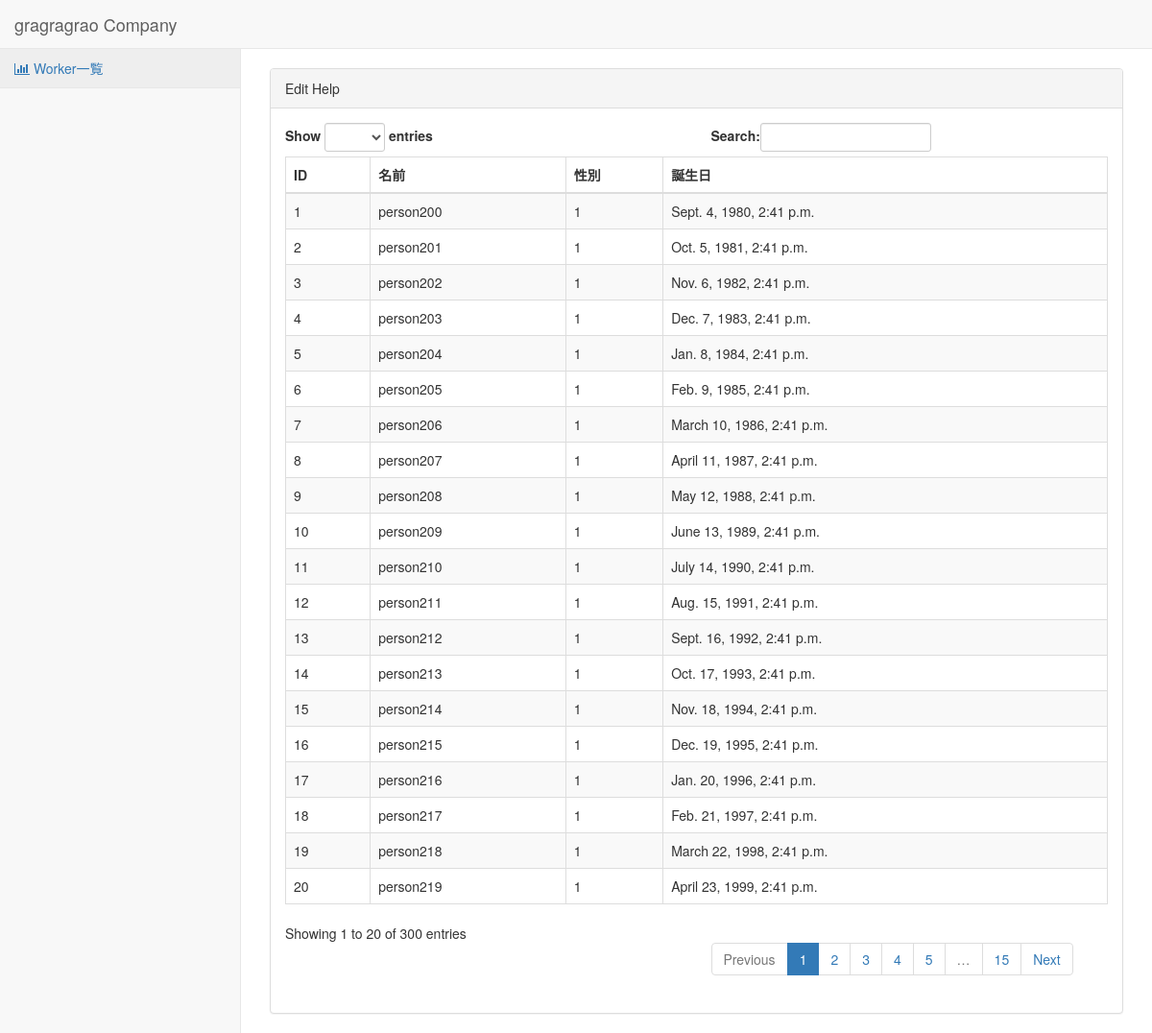
Screenshot of /worker_list/ with the database file from the repository.
### testapp/models.py (models this page shows)
class Worker(models.Model):
    person = models.ForeignKey('Person', on_delete=models.SET_NULL, null=True)
    joined_at = models.DateTimeField()
    quited_at = models.DateTimeField(null=True, blank=True)
    manager = models.ForeignKey('Manager', on_delete=models.SET_NULL, null=True)

class Person(models.Model):
    MAN = 0
    WOMAN = 1
    HOKKAIDO = 0
    TOHOKU = 5
    TOKYO = 10
    CHIBA = 11
    KANAGAWA = 12
    SAITAMA = 13
    TOCHIGI = 14
    IBARAGI = 15
    CHUBU = 20
    KANSAI = 25
    CHUGOKU = 30
    SHIKOKU = 35
    KYUSHU = 40
    OKINAWA = 45
    name = models.CharField(max_length=128)
    birthday = models.DateTimeField()
    sex = models.IntegerField(editable=False)
    address_from = models.IntegerField()
    current_address = models.IntegerField()
    email = models.EmailField()

### testapp/views.py (the view)
# urls.py: url(r'^worker_list/', testapp_view.WorkerListView.as_view())  # URLとViewを組み合わせる！
class WorkerListView(TemplateView):
    template_name = "worker_list.html"
    def get(self, request, *args, **kwargs):
        context = super(WorkerListView, self).get_context_data(**kwargs)
        workers = Worker.objects.all()  # データベースからオブジェクトを取得して
        context['workers'] = workers  # 入れ物に入れる
        return render(self.request, self.template_name, context)

### testapp/templates/worker_list.html (shortened to what this page needs)
{% extends "base.html" %}
{% load staticfiles %}
      {% block body %}
      <div id="wrapper">
        <div id="page-wrapper">
          <div class="row">
            <div class="col-lg-6 full-width margin-top-20percent" >
              <div class="panel panel-default full-width">
                <div class="panel-heading">
                  Edit Help
                </div>
                <div class="panel-body full-width full-height">
                  <table id="worker-list-table" class="table table-striped table-bordered table-hover dataTable no-footer dtr-inline full-width">
                    <thead>
                      <tr>
                        <th>ID</th>
                        <th>名前</th>
                        <th>性別</th>
                        <th>誕生日</th>
                      </tr>
                    </thead>
                    <tbody>
                    {% for worker in workers %}
                      <tr>
                        <td>{{worker.id}}</td>
                        <td>{{worker.person.name}}</td>
                        <td>{{worker.person.sex}}</td>
                        <td>{{worker.person.birthday}}</td>
                      </tr>
                    {% endfor %}
                    </tbody>
                  </table>
                </div>
              </div>
            </div>
          </div>
        </div>
      </div>
      {% endblock %}

### testapp/templates/base.html (shortened to what this page needs)
<!DOCTYPE html>
<html lang="ja">
  <head>
    {% load staticfiles %}
    <link href="{% static 'bootstrap/vendor/bootstrap/css/bootstrap.min.css' %}" rel="stylesheet">
    <link href="{% static 'bootstrap/vendor/metisMenu/metisMenu.min.css' %}" rel="stylesheet">
    <link href="{% static 'bootstrap/dist/css/sb-admin-2.css' %}" rel="stylesheet">
    <link href="{% static 'bootstrap/vendor/font-awesome/css/font-awesome.min.css' %}" rel="stylesheet" type="text/css">
    <link href="{% static 'testapp/css/structure.css' %}" rel="stylesheet" type="text/css">
  </head>
  <body>
    <div id="wrapper">
      <nav class="navbar navbar-default navbar-static-top manager-nav no-margin" role="navigation">
        <div class="navbar-header">
          <a class="navbar-brand">gragragrao Company</a>
        </div>
        <div class="navbar-default sidebar" role="navigation">
          <div class="sidebar-nav navbar-collapse">
            <ul class="nav" id="side-menu">
              <li><a href="/worker_list/"><i class="fa fa-bar-chart" aria-hidden="true"></i>  Worker一覧</a></li>
            </ul>
          </div>
        </div>
      </nav>
      {% block body %}
      {% endblock %}
    </div>
  </body>
</html>

### static/testapp/css/structure.css (style rules this page uses)
.full-height { height: 100%; }
.full-width { width: 100%; }
.margin-top-20percent { margin-top: 20px; }
.no-margin { margin: 0 !important; }

### rows the page displays
Worker: id "1", person.name "person200", person.sex "1", person.birthday "Sept. 4, 1980, 2:41 p.m."
Worker: id "2", person.name "person201", person.sex "1", person.birthday "Oct. 5, 1981, 2:41 p.m."
Worker: id "3", person.name "person202", person.sex "1", person.birthday "Nov. 6, 1982, 2:41 p.m."
Worker: id "4", person.name "person203", person.sex "1", person.birthday "Dec. 7, 1983, 2:41 p.m."
Worker: id "5", person.name "person204", person.sex "1", person.birthday "Jan. 8, 1984, 2:41 p.m."
Worker: id "6", person.name "person205", person.sex "1", person.birthday "Feb. 9, 1985, 2:41 p.m."
Worker: id "7", person.name "person206", person.sex "1", person.birthday "March 10, 1986, 2:41 p.m."
Worker: id "8", person.name "person207", person.sex "1", person.birthday "April 11, 1987, 2:41 p.m."
Worker: id "9", person.name "person208", person.sex "1", person.birthday "May 12, 1988, 2:41 p.m."
Worker: id "10", person.name "person209", person.sex "1", person.birthday "June 13, 1989, 2:41 p.m."
Worker: id "11", person.name "person210", person.sex "1", person.birthday "July 14, 1990, 2:41 p.m."
Worker: id "12", person.name "person211", person.sex "1", person.birthday "Aug. 15, 1991, 2:41 p.m."
Worker: id "13", person.name "person212", person.sex "1", person.birthday "Sept. 16, 1992, 2:41 p.m."
Worker: id "14", person.name "person213", person.sex "1", person.birthday "Oct. 17, 1993, 2:41 p.m."
Worker: id "15", person.name "person214", person.sex "1", person.birthday "Nov. 18, 1994, 2:41 p.m."
Worker: id "16", person.name "person215", person.sex "1", person.birthday "Dec. 19, 1995, 2:41 p.m."
Worker: id "17", person.name "person216", person.sex "1", person.birthday "Jan. 20, 1996, 2:41 p.m."
Worker: id "18", person.name "person217", person.sex "1", person.birthday "Feb. 21, 1997, 2:41 p.m."
Worker: id "19", person.name "person218", person.sex "1", person.birthday "March 22, 1998, 2:41 p.m."
Worker: id "20", person.name "person219", person.sex "1", person.birthday "April 23, 1999, 2:41 p.m."
